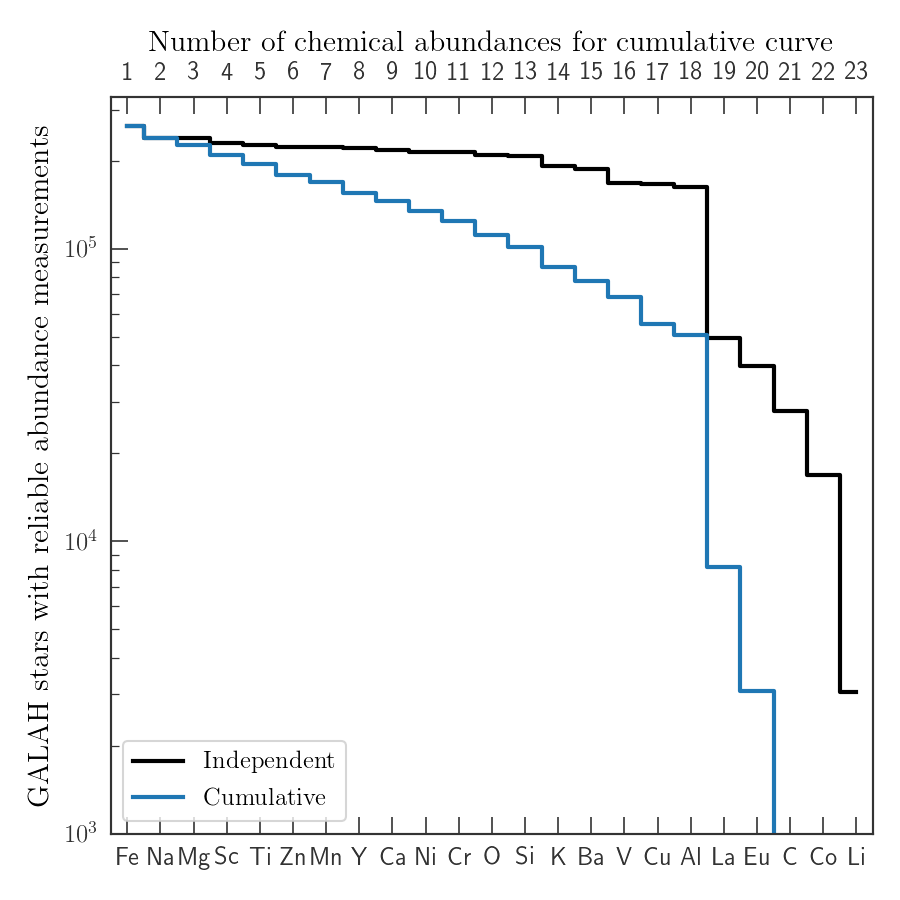

Source code (Python):



import sys
import numpy as np
import matplotlib.pyplot as plt
from time import time
import operator

sys.path.insert(0, "../../")
from astropy.table import Table


from mcfa import mpl_utils

matplotlib.style.use(mpl_utils.mpl_style)


galah = Table.read("../../catalogs/GALAH_DR2.1_catalog.fits")


element_label_names = [ln for ln in galah.dtype.names \
    if ln.endswith(("_fe", "fe_h")) and not ln.startswith(("flag_", "e_", "alpha_"))]

# Select a subset of stars and abundances
is_ok = dict()
for label_name in element_label_names:
    flag_name = "flag_cannon" if label_name == "fe_h" else f"flag_{label_name}"
    is_ok[label_name] = sum((galah[flag_name] == 0) * (galah["flag_cannon"] == 0))

x = np.arange(len(element_label_names))
y = np.zeros_like(x)
y_cumulative = np.zeros_like(x)

sorted_label_names = []

sorted_items = sorted(is_ok.items(), key=operator.itemgetter(1))[::-1]

for i, (k, v) in enumerate(sorted_items):
    y[i] = v
    sorted_label_names.append(k)

    # Do cumulative count.
    mask = (galah["flag_cannon"] == 0)
    for k2, _ in sorted_items[:i + 1]:
        if k2 != "fe_h":
            mask *= (galah[f"flag_{k2}"] == 0)

    y_cumulative[i] = np.sum(mask)


fig, ax = plt.subplots()
ax.plot(x, y, "-", drawstyle="steps-mid", c="#000000", lw=2,
        label=r"$\textrm{Independent}$")
ax.plot(x, y_cumulative, "-", c="tab:blue", drawstyle="steps-mid", lw=2, zorder=10,
        label=r"$\textrm{Cumulative}$")
ax.set_xticks(x)
ax.set_xticklabels([ln.split("_")[0].title() for ln in sorted_label_names])
ax.set_xlim(-0.5, x.max() + 0.5)

ax.semilogy()
ax.set_ylim(10**3, ax.get_ylim()[1])
ax.set_ylabel(r"$\textrm{GALAH stars with reliable abundance measurements}$")


plt.legend(loc="lower left")

ax2 = ax.twiny()
ax2.set_xticks(x)
ax2.set_xticklabels([f"{n}" for n in 1 + x])
ax2.set_xlim(ax.get_xlim())
ax2.set_xlabel(r"$\textrm{Number of chemical abundances for cumulative curve}$")


fig.tight_layout()


figure_name = __file__.lower().replace(".py", "")
fig.savefig(f"{figure_name}.png", dpi=150)
fig.savefig(f"{figure_name}.pdf", dpi=300)
